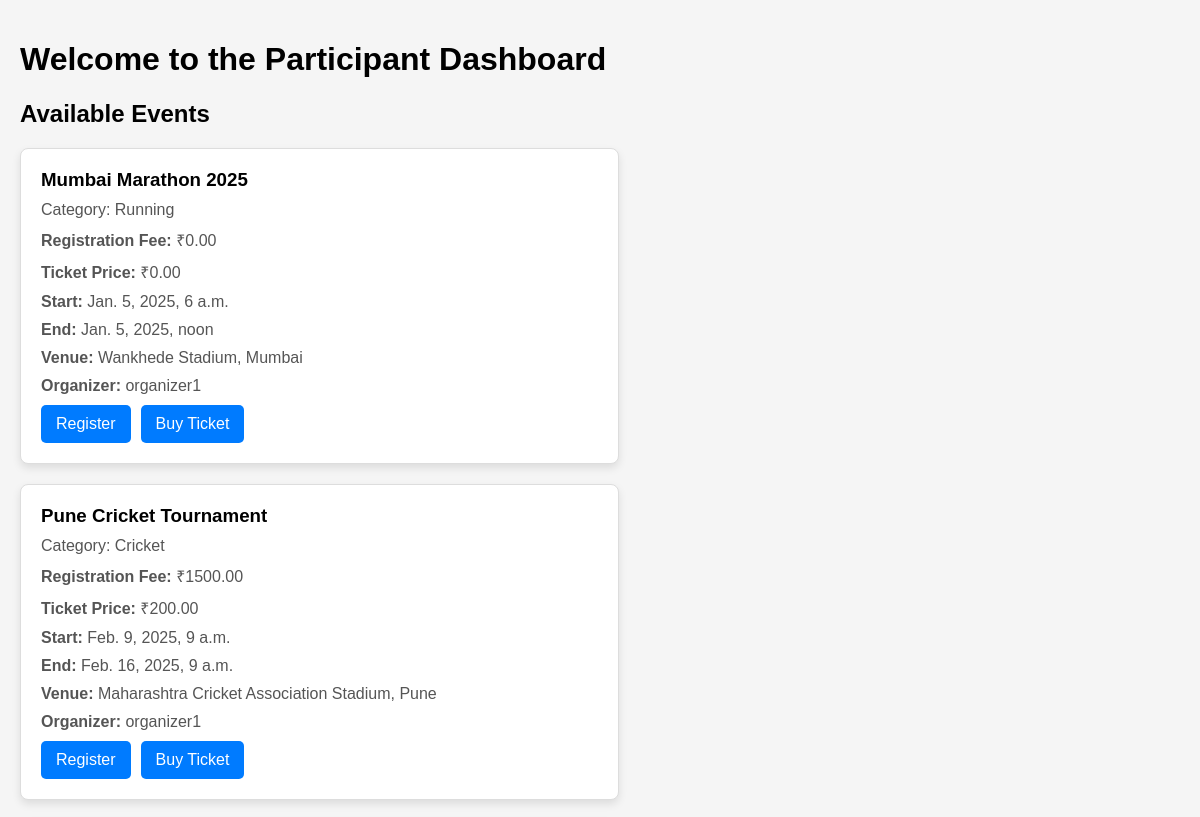
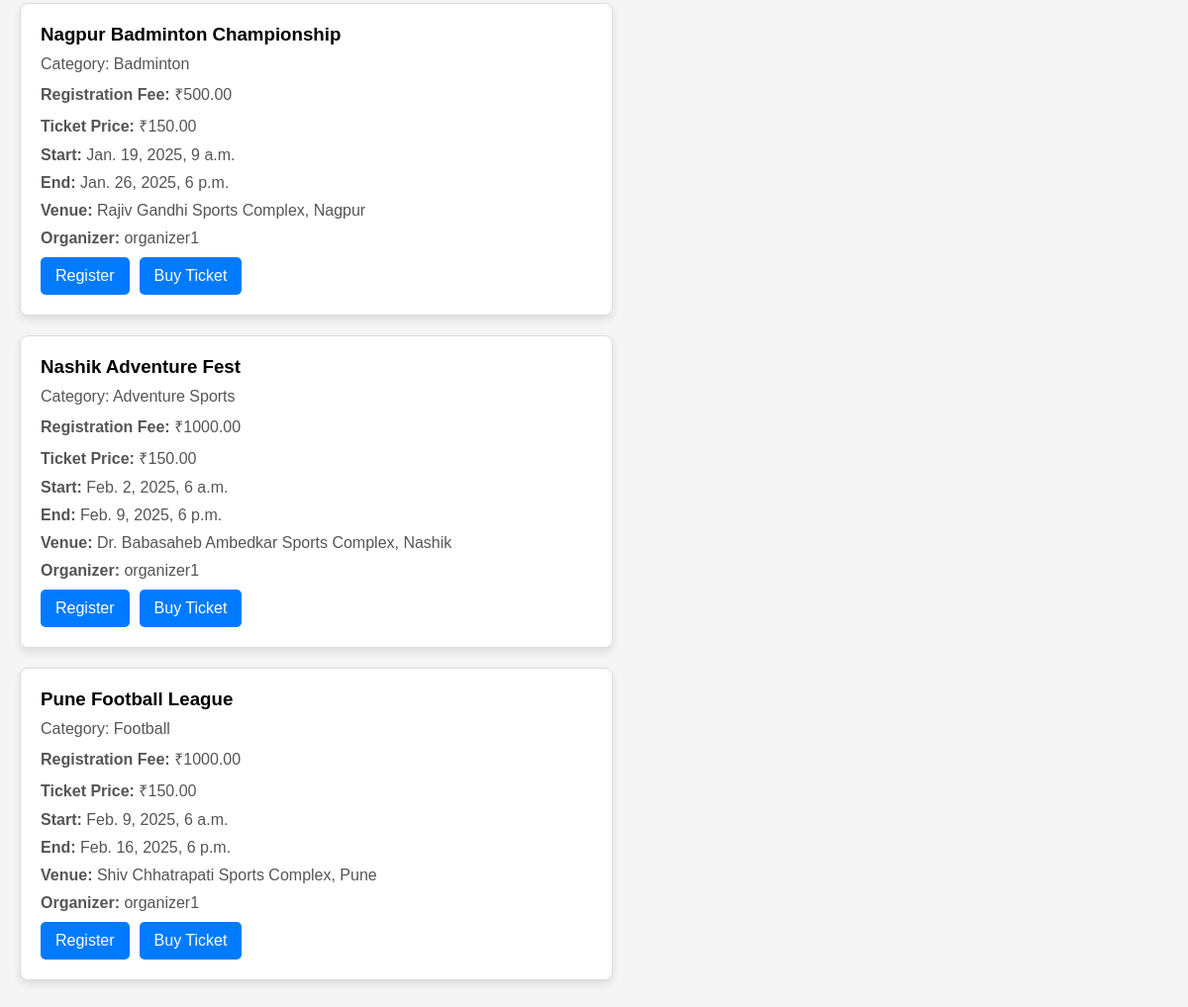
Page /events/dashboard/participant/ on the committed database (2 pictures, top to bottom).
### events/models.py (models this page shows, shortened)
class Event(models.Model):
    name = models.CharField(max_length=200)
    description = models.TextField()
    start_date = models.DateTimeField()
    end_date = models.DateTimeField()
    venue = models.ForeignKey(Venue, on_delete=models.CASCADE)
    organizer = models.ForeignKey(Organizer, on_delete=models.CASCADE)
    registration_fee = models.DecimalField(max_digits=10, decimal_places=2, default=0.0)
    ticket_price = models.DecimalField(max_digits=10, decimal_places=2, default=0.0)
    is_active = models.BooleanField(default=True)

class Venue(models.Model):
    name = models.CharField(max_length=255)
    address = models.TextField()
    capacity = models.PositiveIntegerField()
    def __str__(self):
        return self.name

class Organizer(models.Model):
    user = models.OneToOneField(User, on_delete=models.CASCADE)
    organization_name = models.CharField(max_length=255)
    contact_number = models.CharField(max_length=15)
    def __str__(self):
        return self.organization_name

### events/views.py (the view)
# urls.py: path('dashboard/participant/', views.participant_dashboard, name='participant_dashboard'),
def participant_dashboard(request):
    events = Event.objects.all()
    return render(request, 'dashboard/participant_dashboard.html', {
        'title': 'Participant Dashboard', 'events': events
    })

### events/templates/dashboard/participant_dashboard.html (shortened to what this page needs)
<!DOCTYPE html>
<html lang="en">
<head>
</head>
<body>
    <div class="container">
        <h1>Welcome to the Participant Dashboard</h1>
        <h2>Available Events</h2>
        {% if events %}
        <div class="event-row">
            {% for event in events|slice:"0:10" %}
                <div class="event-card">
                    <h3>{{ event.name }}</h3>
                    <p>{{ event.description }}</p>
                    <p><strong>Registration Fee:</strong> ₹{{ event.registration_fee }}</p>
                    <p><strong>Ticket Price:</strong> ₹{{ event.ticket_price }}</p>
                    <p><strong>Start:</strong> {{ event.start_date }}</p>
                    <p><strong>End:</strong> {{ event.end_date }}</p>
                    <p><strong>Venue:</strong> {{ event.venue }}</p>
                    <p><strong>Organizer:</strong> {{ event.organizer }}</p>
                    <div class="btn-container">
                        <a href="{% url 'payment_page' 'participant' event.id %}" class="btn" aria-label="Register for {{ event.name }}">Register</a>
                        <a href="{% url 'payment_page' 'viewer' event.id %}" class="btn" aria-label="Buy Ticket for {{ event.name }}">Buy Ticket</a>
                    </div>
                </div>
            {% empty %}
            <p>No events available at the moment.</p>
            {% endfor %}
        </div>
        {% endif %}
    </div>
</body>
</html>

### events/templates/dashboard/participant_dashboard.html (style rules this page uses)
body { font-family: Arial, sans-serif; margin: 0; padding: 0; background-color: #f5f5f5; }
.container { max-width: 1200px; margin: 0 auto; padding: 20px; }
.event-row { display: flex; flex-wrap: wrap; justify-content: space-between; margin-bottom: 20px; }
.event-card { background: #ffffff; border: 1px solid #ddd; border-radius: 8px; padding: 20px; width: 48%; margin-bottom: 20px; box-shadow: 0 4px 8px rgba(0, 0, 0, 0.1); }
.event-card h3 { margin: 0 0 10px; }
.event-card p { margin: 0 0 10px; color: #555; }
.btn-container { display: flex; gap: 10px; }
.btn { padding: 10px 15px; background-color: #007bff; color: #fff; text-decoration: none; border-radius: 5px; text-align: center; }

### rows in the picture
Event: name "Mumbai Marathon 2025", description "Category: Running", registration_fee "0.00", ticket_price "0.00", start_date "Jan. 5, 2025, 6 a.m.", end_date "Jan. 5, 2025, noon", venue "Wankhede Stadium, Mumbai", organizer "organizer1"
Event: name "Pune Cricket Tournament", description "Category: Cricket", registration_fee "1500.00", ticket_price "200.00", start_date "Feb. 9, 2025, 9 a.m.", end_date "Feb. 16, 2025, 9 a.m.", venue "Maharashtra Cricket Association Stadium, Pune", organizer "organizer1"
Event: name "Nagpur Badminton Championship", description "Category: Badminton", registration_fee "500.00", ticket_price "150.00", start_date "Jan. 19, 2025, 9 a.m.", end_date "Jan. 26, 2025, 6 p.m.", venue "Rajiv Gandhi Sports Complex, Nagpur", organizer "organizer1"
Event: name "Nashik Adventure Fest", description "Category: Adventure Sports", registration_fee "1000.00", ticket_price "150.00", start_date "Feb. 2, 2025, 6 a.m.", end_date "Feb. 9, 2025, 6 p.m.", venue "Dr. Babasaheb Ambedkar Sports Complex, Nashik", organizer "organizer1"
Event: name "Pune Football League", description "Category: Football", registration_fee "1000.00", ticket_price "150.00", start_date "Feb. 9, 2025, 6 a.m.", end_date "Feb. 16, 2025, 6 p.m.", venue "Shiv Chhatrapati Sports Complex, Pune", organizer "organizer1"
